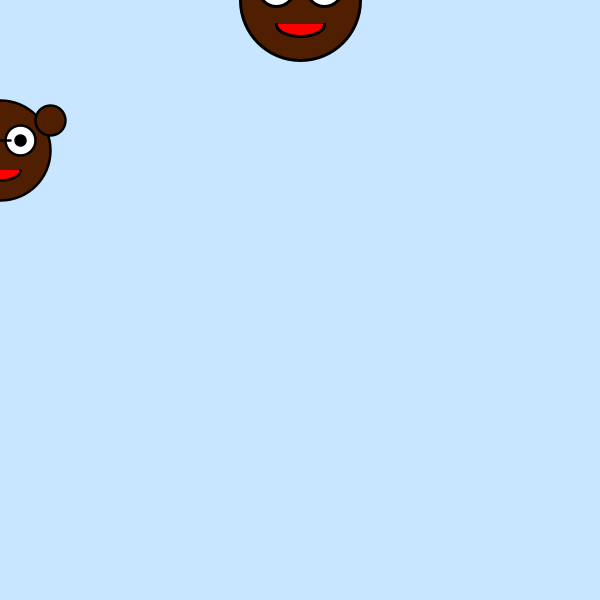
Frame 1 (no input)
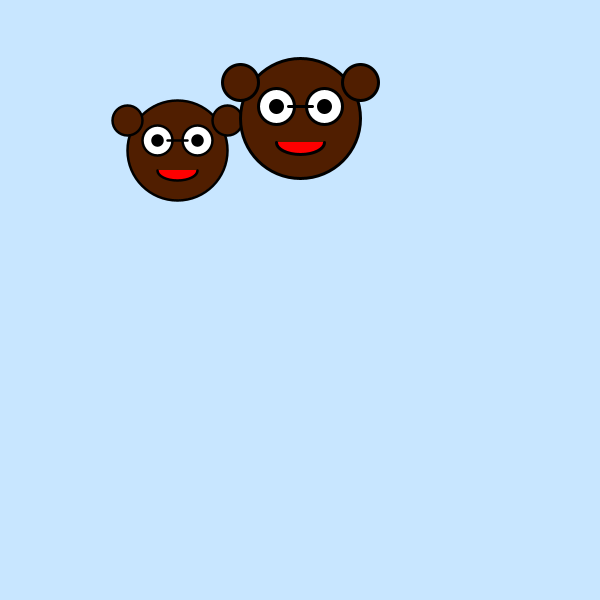
Frame 60 (the mouse pressed at the canvas centre just before this capture)
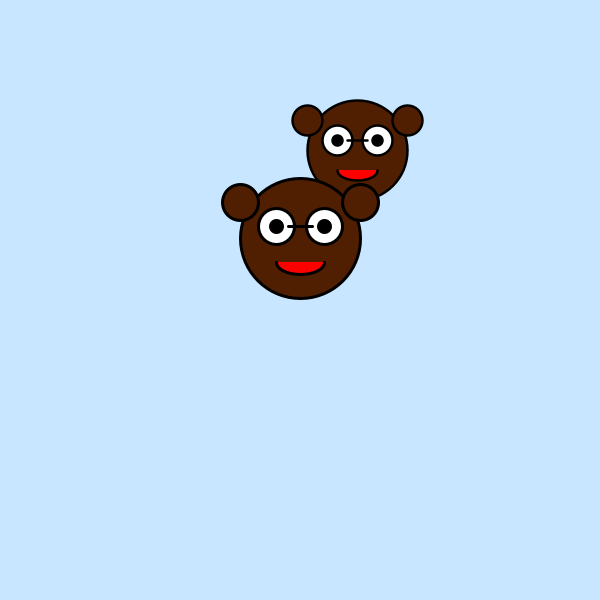
Frame 120 (the mouse held since frame 60 and released just before this capture)

The Processing sketch that drew these frames (run headless with seeded random() and noise(); from frame 60 on, the mouse is pressed at the canvas centre):

// Processing sketch: artCoding14_1
// ── artCoding14_1.pde
float x1, y1; 
float x2, y2; 

void setup() {
  size(600, 600);
  x1 = 0; 
  y1 = 150;
  x2 = 300; 
  y2 = 0;
}

void draw() {
  background(200, 230, 255); 
  bear(x1, y1, 10); 
  bear(x2, y2, 12); 
  x1 += 3; 
  if (x1 > width + 100) {
    x1 = -100; 
  }
  y2 += 2; 
  if (y2 > height + 100) {
    y2 = -100; 
  }
}
void bear(float x, float y, float d) {
  stroke(0);
  strokeWeight(d/4);

  // face
  fill(80, 30, 0); 
  circle(x, y, 10 * d);

  // ears
  circle(x - 5 * d, y - 3 * d, 3 * d); 
  circle(x + 5 * d, y - 3 * d, 3 * d); 

  // glasses1
  fill(255); 
  circle(x - 2 * d, y - d, 3 * d);
  circle(x + 2 * d, y - d, 3 * d);

  // glasses2
  line(x - d, y - d, x + d, y - d);
  
  // pupil
  fill(0); 
  circle(x - 2 * d, y - d, 1 * d);
  circle(x + 2 * d, y - d, 1 * d);

  // mouth
  fill(255, 0, 0);
  arc(x, y + 2 * d, 4 * d, 2 * d, 0, PI);
}
